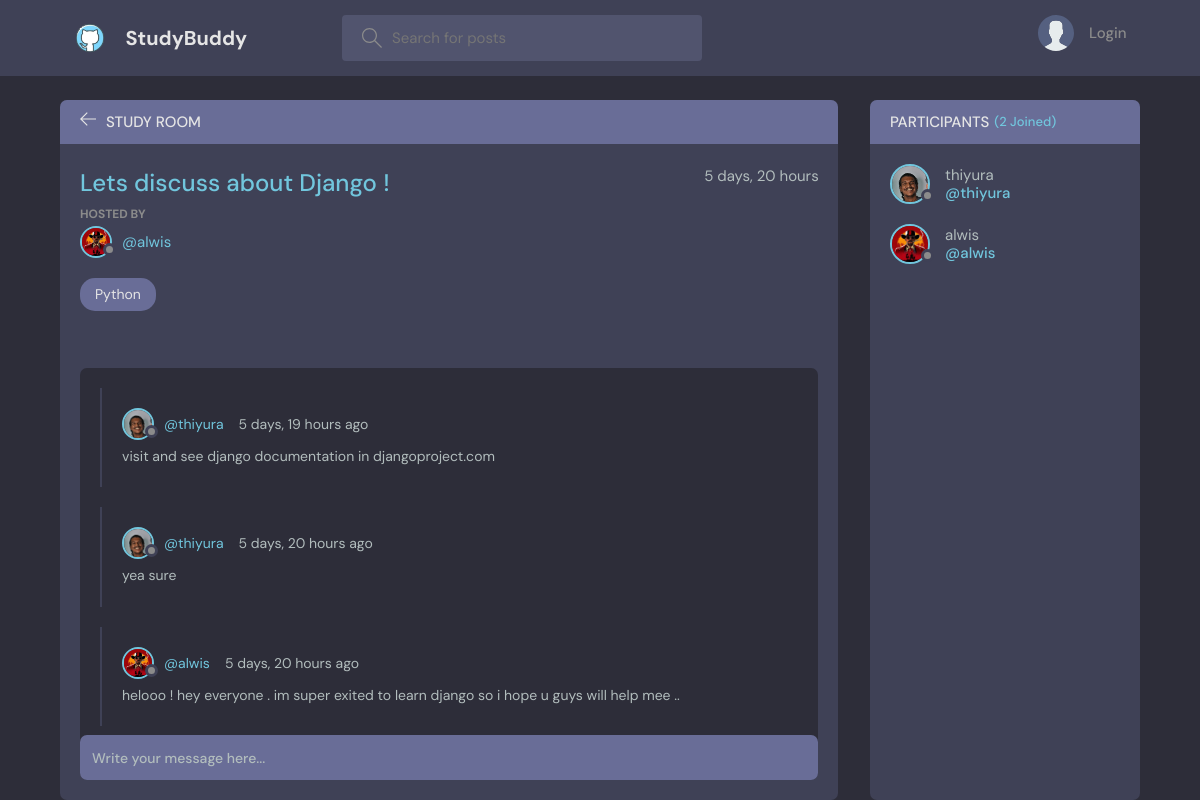
Page /room/3/ on the committed database.
### base/models.py (models this page shows, shortened)
class Room(models.Model):
    host= models.ForeignKey(User , on_delete=models.SET_NULL , null=True)
    topic= models.ForeignKey(Topic , on_delete=models.SET_NULL , null=True)
    name=models.CharField(max_length=200)
    description = models.TextField(null=True , blank=True)
    participants = models.ManyToManyField(User , related_name='participants',blank=True)
    updated = models.DateTimeField(auto_now=True)
    created = models.DateTimeField(auto_now_add=True)
    class Meta :
         ordering = ['-updated' , '-created']

class User(AbstractUser) :
    name = models.CharField(max_length=200 , null=True)
    email = models.EmailField(unique=True ,null=True)
    bio = models.TextField(null=True)
    avatar =  models.ImageField(null=True , default="avatar.svg")
    USERNAME_FIELD = 'email'
    REQUIRED_FIELDS = []

class Topic(models.Model) :
    name = models.CharField(max_length=200)
    def __str__(self) :
        return self.name

class Message(models.Model):
        user = models.ForeignKey(User , on_delete=models.CASCADE)
        room = models.ForeignKey(Room , on_delete=models.CASCADE)
        body = models.TextField()
        updated = models.DateTimeField(auto_now=True)
        created = models.DateTimeField(auto_now_add=True)
        class Meta :
         ordering = ['-updated' , '-created']

### base/views.py (the view, shortened to what this page needs)
# urls.py: path('room/<str:pk>/' , views.room , name="room"),
def room(request , pk):
    room = Room.objects.get(id=pk)
    room_messages = room.message_set.all().order_by('-created')
    participants = room.participants.all()
    context = {'room' : room , 'room_messages' : room_messages , 'participants' : participants}
    return render(request , 'base/room.html' , context)

### base/templates/base/room.html (shortened to what this page needs)
{% extends 'main.html' %}
{% block content %}
    <main class="profile-page layout layout--2">
      <div class="container">
        <div class="room">
          <div class="room__top">
            <div class="room__topLeft">
              <a href="{% url 'home'  %}">
                <svg version="1.1" xmlns="http://www.w3.org/2000/svg" width="32" height="32" viewBox="0 0 32 32">
                  <title>arrow-left</title>
                  <path
                    d="M13.723 2.286l-13.723 13.714 13.719 13.714 1.616-1.611-10.96-10.96h27.625v-2.286h-27.625l10.965-10.965-1.616-1.607z"
                  ></path>
                </svg>
              </a>
              <h3>Study Room</h3>
            </div>
          </div>
          <div class="room__box scroll">
            <div class="room__header scroll">
              <div class="room__info">
                <h3>{{room.name}}</h3>
                <span>{{room.created | timesince}}</span>
              </div>
              <div class="room__hosted">
                <p>Hosted By</p>
                <a href="{% url 'user-profile' room.host.id %}" class="room__author">
                  <div class="avatar avatar--small">
                    <img src="{{room.host.avatar.url}}" />
                  </div>
                  <span>@{{room.host.username}}</span>
                </a>
              </div>
              <span class="room__topics">{{room.topic}}</span>
            </div>
            <div class="room__conversation">
              <div class="threads scroll">
                {% for message in room_messages %}
                <div class="thread">
                  <div class="thread__top">
                    <div class="thread__author">
                      <a href="{% url 'user-profile'  message.user.id %}" class="thread__authorInfo">
                        <div class="avatar avatar--small">
                          <img src="{{message.user.avatar.url}}" />
                        </div>
                        <span>@{{message.user.username}}</span>
                      </a>
                      <span class="thread__date">{{message.created | timesince}} ago</span>
                    </div>
                  </div>
                  <div class="thread__details">
                    {{message.body}}
                  </div>
                </div>
                {% endfor %}
              </div>
            </div>
          </div>
          <div class="room__message">
            <form action="" method="POST">
              <input name="body" placeholder="Write your message here..." /></form>
          </div>
        </div>
        <div class="participants">
          <h3 class="participants__top">Participants <span>({{participants.count}} Joined)</span></h3>
          <div class="participants__list scroll">
            {% for user in participants %}
            <a href="{% url 'user-profile' user.id %}" class="participant">
              <div class="avatar avatar--medium">
                <img src="{{user.avatar.url}}" />
              </div>
              <p>
                {{user.username}}
                <span>@{{user.username}}</span>
              </p>
            </a>
            {% endfor %}
          </div>
        </div>
      </div>
    </main>
{% endblock content%}

### rows in the picture
Room: name "Lets discuss about Django !", created "5 days, 20 hours", host.avatar (picture), host.username "alwis", topic "Python"
Message: user.avatar (picture), user.username "thiyura", created "5 days, 19 hours", body "visit and see django documentation in djangoproject.com"
Message: user.avatar (picture), user.username "thiyura", created "5 days, 20 hours", body "yea sure"
Message: user.avatar (picture), user.username "alwis", created "5 days, 20 hours", body "helooo ! hey everyone . im super exited to learn django so i hope u guys will help mee .."
User: avatar (picture), username "thiyura"
User: avatar (picture), username "alwis"

### other values in the picture
{{ participants.count }} "2"
